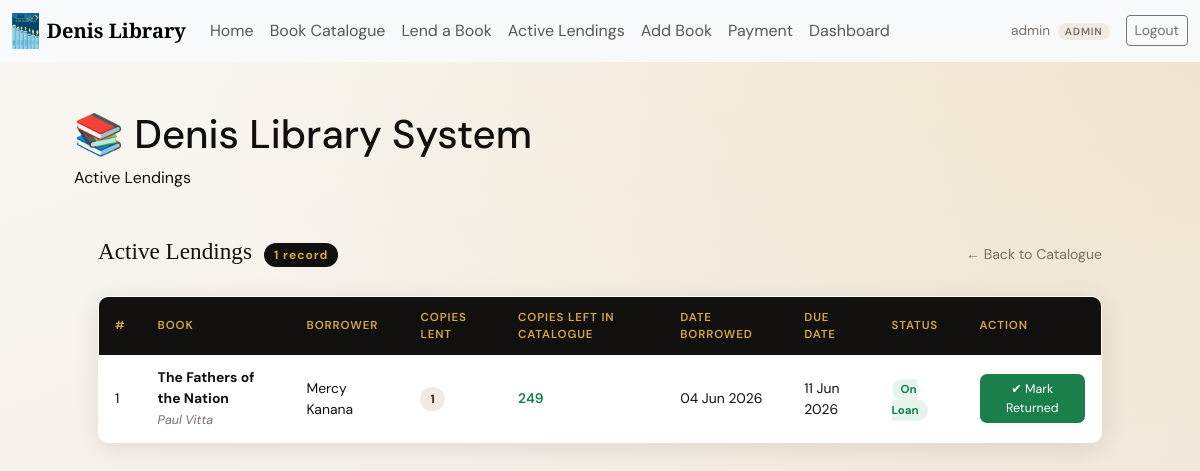
/lending/active/ (signed in), run on an earlier commit of the app's database.
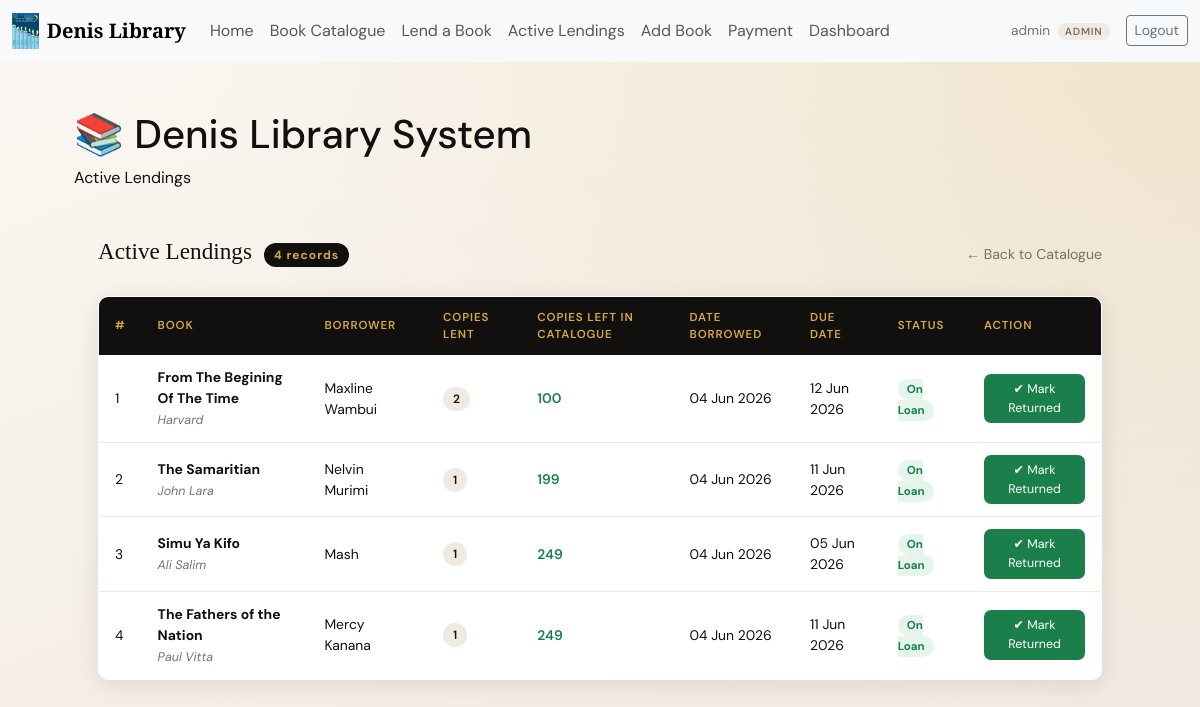
And on a later commit of the database.
### returned_books/models.py (models this page shows, shortened)
class LendingRecord(models.Model):
    book = models.ForeignKey(
        'borrowed_books.Book',
        on_delete=models.CASCADE,
        related_name='lending_records'
    )
    borrower_name = models.CharField(max_length=255)
    copies_lent   = models.PositiveIntegerField(default=1)
    date_borrowed = models.DateTimeField(default=timezone.now)
    due_date      = models.DateField()
    is_returned   = models.BooleanField(default=False)
    class Meta:
        ordering = ['-date_borrowed']

### borrowed_books/models.py (models this page shows, shortened)
class Book(models.Model):
    GENRE_CHOICES = [
        ('fiction', 'Fiction'),
        ('non_fiction', 'Non-Fiction'),
        ('science', 'Science'),
        ('history', 'History'),
        ('biography', 'Biography'),
        ('technology', 'Technology'),
        ('arts', 'Arts & Literature'),
        ('other', 'Other'),
    ]
    title = models.CharField(max_length=255)
    author = models.CharField(max_length=255)
    isbn = models.CharField(max_length=20, unique=True)
    genre = models.CharField(max_length=50, choices=GENRE_CHOICES, default='other')
    published_year = models.PositiveIntegerField()
    copies_available = models.PositiveIntegerField(default=1)
    description = models.TextField(blank=True)
    date_added = models.DateTimeField(auto_now_add=True)
    class Meta:
        ordering = ['-date_added']

### returned_books/views.py (the view)
    @login_required
    def wrapper(request, *args, **kwargs):
        if not (request.user.is_librarian() or request.user.is_admin()):
            messages.error(request, 'Access denied. Librarians and admins only.')
            return redirect('dashboard_redirect')
        return view_func(request, *args, **kwargs)

### accounts/models.py (called while the page is built)
    def is_admin(self):
        return self.role == 'admin'

    def is_librarian(self):
        return self.role == 'librarian'

### returned_books/views.py (called while the page is built)
def _librarian_or_admin_required(view_func):
    @login_required
    def wrapper(request, *args, **kwargs):
        if not (request.user.is_librarian() or request.user.is_admin()):
            messages.error(request, 'Access denied. Librarians and admins only.')
            return redirect('dashboard_redirect')
        return view_func(request, *args, **kwargs)
    wrapper.__name__ = view_func.__name__
    return wrapper

@_librarian_or_admin_required
def ActiveLendings(request):
    today   = timezone.now().date()
    records = LendingRecord.objects.filter(is_returned=False).select_related('book')
    return render(request, 'ActiveLendings.html', {'records': records, 'today': today})

### returned_books/templates/ActiveLendings.html (shortened to what this page needs)
{% extends 'base.html' %}
{% block content %}
<header>
  <h1>📚 Denis Library System</h1>
  <span>Active Lendings</span>
</header>
<main>
  <div class="section-header">
    <h2>Active Lendings</h2>
    <span class="count">{{ records.count }} record{{ records.count|pluralize }}</span>
    <a href="{% url 'LendingCatalogue' %}"
       style="margin-left:auto; text-decoration:none; color:var(--muted); font-size:.88rem;">
      ← Back to Catalogue
    </a>
  </div>
  {% if records %}
    <table class="lending-table">
      <thead>
        <tr>
          <th>#</th>
          <th>Book</th>
          <th>Borrower</th>
          <th>Copies Lent</th>
          <th>Copies Left in Catalogue</th>
          <th>Date Borrowed</th>
          <th>Due Date</th>
          <th>Status</th>
          <th>Action</th>
        </tr>
      </thead>
      <tbody>
        {% for record in records %}
          <tr>
            <td>{{ forloop.counter }}</td>
            <td>
              <strong>{{ record.book.title }}</strong><br>
              <span style="font-size:.78rem;color:var(--muted);font-style:italic;">{{ record.book.author }}</span>
            </td>
            <td>{{ record.borrower_name }}</td>
            <td><span class="copies-pill">{{ record.copies_lent }}</span></td>
            <td>
              {% if record.book.copies_available == 0 %}
                <span style="color:var(--rust); font-weight:600;">0 — Out of Stock</span>
              {% elif record.book.copies_available <= 2 %}
                <span style="color:var(--gold); font-weight:600;">{{ record.book.copies_available }} low</span>
              {% else %}
                <span style="color:#1a7f4b; font-weight:600;">{{ record.book.copies_available }}</span>
              {% endif %}
            </td>
            <td>{{ record.date_borrowed|date:"d M Y" }}</td>
            <td>
              {% if record.due_date < today %}
                <span class="badge-overdue">{{ record.due_date|date:"d M Y" }} Overdue</span>
              {% else %}
                {{ record.due_date|date:"d M Y" }}
              {% endif %}
            </td>
            <td>
              {% if record.due_date < today %}
                <span class="badge-overdue">⚠ Overdue</span>
              {% else %}
                <span class="badge-ok">On Loan</span>
              {% endif %}
            </td>
            <td>
              <form method="POST" action="{% url 'MarkReturned' record.pk %}" style="display:inline;">
                <button type="submit" class="btn-return">✔ Mark Returned</button>
              </form>
            </td>
          </tr>
        {% endfor %}
      </tbody>
    </table>
  {% else %}
    <div class="empty-state">
      <p>No active lendings right now. <a href="{% url 'LendingCatalogue' %}">Lend a book</a>.</p>
    </div>
  {% endif %}
</main>
{% endblock %}

What changed in the data, as far as the page shows it:
added LendingRecord: book "From The Begining Of The Time", book.author "Harvard", borrower_name "Maxline Wambui", copies_lent "2", book.copies_available "100", date_borrowed "04 Jun 2026", due_date "12 Jun 2026", shows "On Loan"
added LendingRecord: book "The Samaritian", book.author "John Lara", borrower_name "Nelvin Murimi", copies_lent "1", book.copies_available "199", date_borrowed "04 Jun 2026", due_date "11 Jun 2026", shows "On Loan"
added LendingRecord: book "Simu Ya Kifo", book.author "Ali Salim", borrower_name "Mash", copies_lent "1", book.copies_available "249", date_borrowed "04 Jun 2026", due_date "05 Jun 2026", shows "On Loan"
Also different on the page:
{{ records.count }}: "1" → "4"
